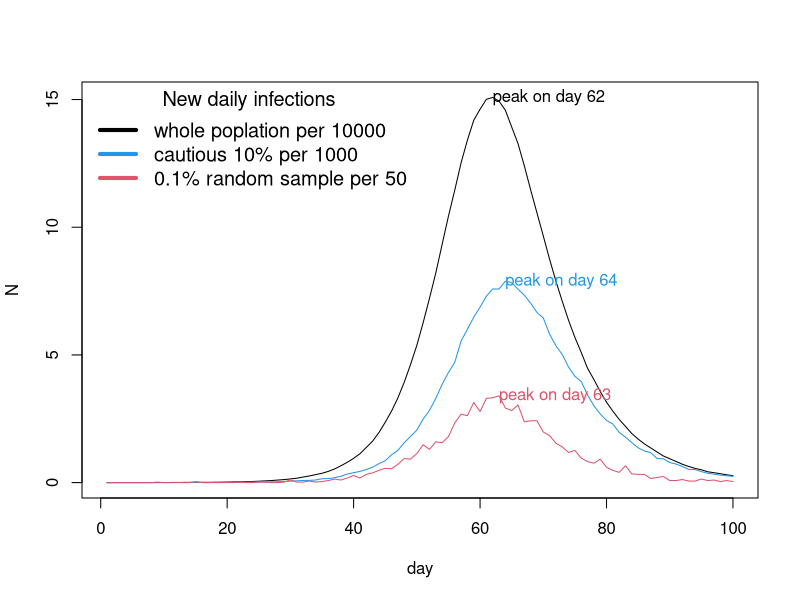

Generate this figure with R:
epidemic <- function(n=5500000,ne=10,lambda=0.4/n,pei=1/3,pir=1/5,nd=100) {
  ## Epidemic simulation model to compare the daily infection trajectories of the
  ## 10% of the population with the lowest individual transmission probabilities with
  ## those of the whole population.
  ## n = the initial susceptible population; ne = number of initially exposed individuals
  ## lambda = an overall viral infectivity parameter
  ## pei = daily probability that exposed persons enter the infectious state
  ## pir = daily probablity that infectious people leave this state; nd = number of days
  
  
  beta <- rlnorm(n,0,0.5); beta <- beta/mean(beta)## beta[i] is a relative contact rate with others the ith person in the whole population has.
  
  E <- I <- R <- rep(0,nd) ## set up storage for pop in Exposed, Infectious and Recovered state
  E_lb <- E_r <- I_lb <- I_r <- R_lb <- R_r<- rep(0,nd) ## set up storage for pop with specific conditions
  inew <- inew_lb <- inew_r <- rep(0,nd) ## set up storage for infected and recovered pop change
  x <- rep(0,n) ## initialize to susceptible state
  x[sample((1:length(x)), ne)] <- 1 ## start the epidemic by setting ne randomly chosen people to the E stat
  E[1] <- ne
  random_sample <- sample(1:n, size = 0.001*n) ## a random sample of 0.1% of the population to be recorded
  
  for (i in 2:nd) { ## loop over days
    u <- runif(n) ## uniform random deviates
    x[x==2&u<pir] <- 3 ## I -> R
    x[x==0&u<lambda*beta*sum(beta[x==2|x==1])] <- 1 ## S -> E
    x[x==1&u<pei] <- 2 ## E -> I
    E[i] <- sum(x==1) ## exposed people of the whole pop on this day
    I[i] <- sum(x==2) ## infectious people of the whole pop on this day
    R[i] <- sum(x==3) ## recovered people of the whole pop on this day
    E_lb[i] <- sum(x==1&beta<quantile(beta,0.1)) ## exposed people of the 10% of the pop with lowest beta
    I_lb[i] <- sum(x==2&beta<quantile(beta,0.1)) ## infectious people of the 10% of the pop with lowest beta
    R_lb[i] <- sum(x==3&beta<quantile(beta,0.1)) ## recoveries of the 10% of the pop with lowest beta
    E_r[i] <- sum(x[random_sample]==1) ## exposed people of a random sample of 0.1% of the population
    I_r[i] <- sum(x[random_sample]==2) ## infectious people of a random sample of 0.1% of the population
    R_r[i] <- sum(x[random_sample]==3) ## recoveries of a random sample of 0.1% of the population
    inew[i] <- (E[i]+I[i]) - (E[i-1]+I[i-1]) + (R[i]-R[i-1]) ## new infections of dayi in the whole pop
    inew_lb[i] <- (E_lb[i]+I_lb[i]) - (E_lb[i-1]+I_lb[i-1]) + (R_lb[i]-R_lb[i-1]) ## new infections of dayi in the 10% of the pop with lowest beta
    inew_r[i] <- (E_r[i]+I_r[i]) -(E_r[i-1]+I_r[i-1]) + (R_r[i]-R_r[i-1]) ## new infections of dayi of a random sample of 0.1% of the population
  }
  list(inew=inew,inew_lb=inew_lb,inew_r=inew_r)
} ## Epidemic

epi <- epidemic()

## standardise the data
inew_s <- epi$inew/1e4
inew_lb_s <- epi$inew_lb/1e3
inew_r_s <- epi$inew_r/5e1

par(mfcol=c(1,1))
plot(inew_s,ylim=c(0,max(inew_s)),xlab="day",ylab="N", type = 'l', col=1) ## pop daily new infections (black)
lines(inew_lb_s,col=4) ## cautious 10% new daily infections (blue)
lines(inew_r_s,col=2) ## 0.1% random sample new daily infections
legend("topleft", legend = c("whole poplation per 10000","cautious 10% per 1000","0.1% random sample per 50"), 
lwd = 4, col = c(1,4,2), cex = 1.2, title = "New daily infections", bty = "n")
## label the day on which each trajectory peaks.
text(which.max((inew_s)),max(inew_s), labels = paste("peak on day", which.max((inew_s))), col=1, adj=0)
text(which.max((inew_lb_s)),max(inew_lb_s), labels = paste("peak on day", which.max((inew_lb_s))), col=4, adj=0)
text(which.max((inew_r_s)),max(inew_r_s), labels = paste("peak on day", which.max((inew_r_s))), col=2, adj=0)

